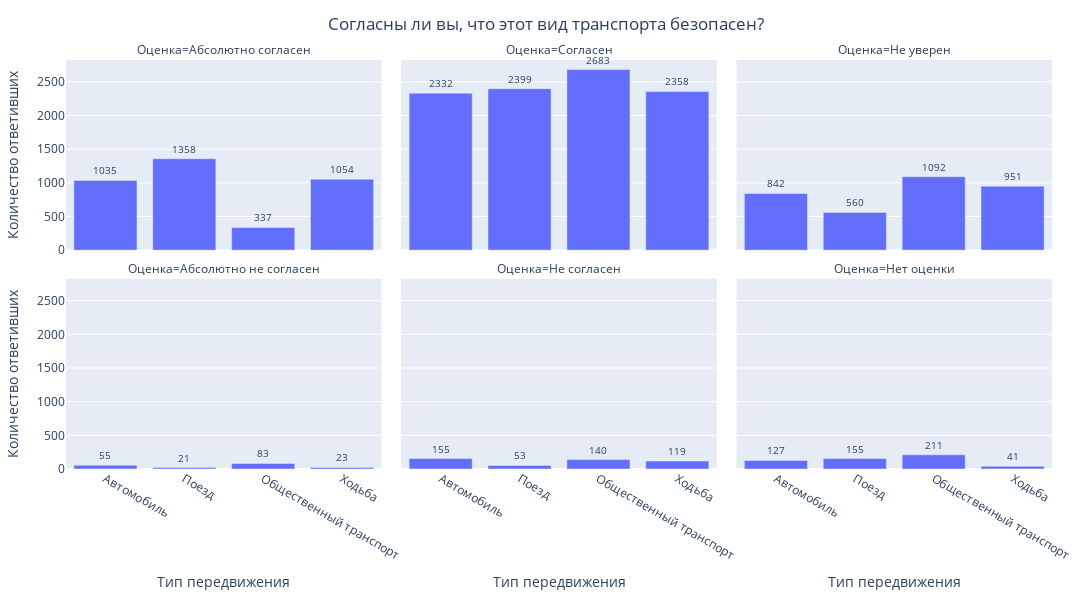

Notebook cell for this chart:
### Markdown cell above
### График 5 (Восприятие безопасности разных видов транспорта)

### Code cell
df51 = df.groupby('GEBRUIK_AUTO_STELLING4').size().reset_index()

df51 = df51.rename(columns = {'GEBRUIK_AUTO_STELLING4': 'Оценка безопасности автомобиля', 
                              0: 'Количество ответивших'})

df51.sort_values('Количество ответивших', ascending=False)

df51['Тип передвижения'] = 'Автомобиль'




df52 = df.groupby('GEBRUIK_TREIN_STELLING4').size().reset_index()

df52 = df52.rename(columns = {'GEBRUIK_TREIN_STELLING4': 'Оценка безопасности поезда', 
                              0: 'Количество ответивших'})

df52.sort_values('Количество ответивших', ascending=False)
df52['Тип передвижения'] = 'Поезд'


df53 = df.groupby('GEBRUIK_BTM_STELLING4').size().reset_index()

df53 = df53.rename(columns={'GEBRUIK_BTM_STELLING4': 'Оценка безопасности общественного транспорта', 
                            0: 'Количество ответивших'})

df53 = df53.sort_values('Количество ответивших', ascending=False)
df53['Тип передвижения'] = 'Общественный транспорт'




df54 = df.groupby('GEBRUIK_LOPEN_STELLING4').size().reset_index()
df54 = df54.rename(columns={'GEBRUIK_LOPEN_STELLING4': 'Оценка безопасности ходьбы', 
                            0: 'Количество ответивших'})
df54 = df54.sort_values('Количество ответивших', ascending=False)
df54['Тип передвижения'] = 'Ходьба'



df5 = pd.concat([df51, df52, df53, df54])

overall = sum(df51['Количество ответивших'])


print(overall)

df_long = pd.melt(
    df5,
    id_vars=['Количество ответивших', 'Тип передвижения'],
    value_vars=['Оценка безопасности автомобиля', 'Оценка безопасности поезда', 'Оценка безопасности общественного транспорта', 'Оценка безопасности ходьбы'],
    var_name='Тип оценки',
    value_name='Оценка'
)

# Удаление NaN значений
df_long.dropna(inplace=True)

# Вычисление долей в процентах
df_long['Доля'] = round((df_long['Количество ответивших'] / overall) * 100, 2)

# Замена категорий оценок
df_long['Оценка'] = df_long['Оценка'].replace({
    1: 'Абсолютно не согласен',
    2: 'Не согласен',
    3: 'Не уверен',
    4: 'Согласен',
    5: 'Абсолютно согласен',
    6: 'Нет оценки'
})

# Задание порядка категорий
order = ['Абсолютно согласен', 'Согласен', 'Не уверен', 'Абсолютно не согласен', 'Не согласен', 'Нет оценки']
df_long['Оценка'] = pd.Categorical(df_long['Оценка'], categories=order, ordered=True)

# Построение графика для количества поездок
fig3 = px.bar(
    df_long, 
    x='Тип передвижения', 
    y='Количество ответивших', 
    text='Количество ответивших',
    facet_col='Оценка',
    facet_col_wrap=3,
    height=600, 
    width=1400,
    category_orders={'Оценка': order}
)

fig3.update_traces(textfont_size=10, textposition='outside', cliponaxis=False)

fig3.update_layout(
    title={'text': 'Согласны ли вы, что этот вид транспорта безопасен?', 'x': 0.5},
    margin=dict(t=60, b=40, l=40, r=40),
    legend=dict(title='Тип передвижения', orientation='h', yanchor='bottom', y=-0.2, xanchor='center', x=0.5)
)

fig3.show()



#--------------ОТОБРАЗИМ ВСЕ В ДОЛЯХ----------------------
fig4 = px.bar(
    df_long, 
    x='Тип передвижения', 
    y='Доля', 
    text='Доля',
    facet_col='Оценка',
    facet_col_wrap=3,
    height=600, 
    width=1400,
    category_orders={'Оценка': order}
)

fig4.update_traces(
    textposition='outside',
    textfont=dict(size=12),  
    cliponaxis=False,  
    texttemplate='%{text}%', 
    offsetgroup=1 
)

fig4.update_layout(
    title={'text': 'Распределение восприятия безопасности транспорта по оценкам', 'x': 0.5},
    margin=dict(t=60, b=40, l=40, r=40),
    uniformtext_minsize=12,
    uniformtext_mode='show'  
)

fig4.show()

### Figure 1 — Plotly figure (JSON) as saved in the notebook; plotly's stock layout.template omitted (floating-point values rounded to 4 significant figures)
{"data": [{"cliponaxis": false, "hovertemplate": "Оценка=Абсолютно согласен<br>Тип передвижения=%{x}<br>Количество ответивших=%{text}<extra></extra>", "legendgroup": "", "marker": {"color": "#636efa", "pattern": {"shape": ""}}, "name": "", "orientation": "v", "showlegend": false, "text": [1035.0, 1358.0, 337.0, 1054.0], "textfont": {"size": 10}, "textposition": "outside", "type": "bar", "x": ["Автомобиль", "Поезд", "Общественный транспорт", "Ходьба"], "xaxis": "x4", "y": [1035, 1358, 337, 1054], "yaxis": "y4"}, {"cliponaxis": false, "hovertemplate": "Оценка=Согласен<br>Тип передвижения=%{x}<br>Количество ответивших=%{text}<extra></extra>", "legendgroup": "", "marker": {"color": "#636efa", "pattern": {"shape": ""}}, "name": "", "orientation": "v", "showlegend": false, "text": [2332.0, 2399.0, 2683.0, 2358.0], "textfont": {"size": 10}, "textposition": "outside", "type": "bar", "x": ["Автомобиль", "Поезд", "Общественный транспорт", "Ходьба"], "xaxis": "x5", "y": [2332, 2399, 2683, 2358], "yaxis": "y5"}, {"cliponaxis": false, "hovertemplate": "Оценка=Не уверен<br>Тип передвижения=%{x}<br>Количество ответивших=%{text}<extra></extra>", "legendgroup": "", "marker": {"color": "#636efa", "pattern": {"shape": ""}}, "name": "", "orientation": "v", "showlegend": false, "text": [842.0, 560.0, 1092.0, 951.0], "textfont": {"size": 10}, "textposition": "outside", "type": "bar", "x": ["Автомобиль", "Поезд", "Общественный транспорт", "Ходьба"], "xaxis": "x6", "y": [842, 560, 1092, 951], "yaxis": "y6"}, {"cliponaxis": false, "hovertemplate": "Оценка=Абсолютно не согласен<br>Тип передвижения=%{x}<br>Количество ответивших=%{text}<extra></extra>", "legendgroup": "", "marker": {"color": "#636efa", "pattern": {"shape": ""}}, "name": "", "orientation": "v", "showlegend": false, "text": [55.0, 21.0, 83.0, 23.0], "textfont": {"size": 10}, "textposition": "outside", "type": "bar", "x": ["Автомобиль", "Поезд", "Общественный транспорт", "Ходьба"], "xaxis": "x", "y": [55, 21, 83, 23], "yaxis": "y"}, {"cliponaxis": false, "hovertemplate": "Оценка=Не согласен<br>Тип передвижения=%{x}<br>Количество ответивших=%{text}<extra></extra>", "legendgroup": "", "marker": {"color": "#636efa", "pattern": {"shape": ""}}, "name": "", "orientation": "v", "showlegend": false, "text": [155.0, 53.0, 140.0, 119.0], "textfont": {"size": 10}, "textposition": "outside", "type": "bar", "x": ["Автомобиль", "Поезд", "Общественный транспорт", "Ходьба"], "xaxis": "x2", "y": [155, 53, 140, 119], "yaxis": "y2"}, {"cliponaxis": false, "hovertemplate": "Оценка=Нет оценки<br>Тип передвижения=%{x}<br>Количество ответивших=%{text}<extra></extra>", "legendgroup": "", "marker": {"color": "#636efa", "pattern": {"shape": ""}}, "name": "", "orientation": "v", "showlegend": false, "text": [127.0, 155.0, 211.0, 41.0], "textfont": {"size": 10}, "textposition": "outside", "type": "bar", "x": ["Автомобиль", "Поезд", "Общественный транспорт", "Ходьба"], "xaxis": "x3", "y": [127, 155, 211, 41], "yaxis": "y3"}], "layout": {"annotations": [{"font": {}, "showarrow": false, "text": "Оценка=Абсолютно не согласен", "x": 0.16, "xanchor": "center", "xref": "paper", "y": 0.465, "yanchor": "bottom", "yref": "paper"}, {"font": {}, "showarrow": false, "text": "Оценка=Не согласен", "x": 0.5, "xanchor": "center", "xref": "paper", "y": 0.465, "yanchor": "bottom", "yref": "paper"}, {"font": {}, "showarrow": false, "text": "Оценка=Нет оценки", "x": 0.84, "xanchor": "center", "xref": "paper", "y": 0.465, "yanchor": "bottom", "yref": "paper"}, {"font": {}, "showarrow": false, "text": "Оценка=Абсолютно согласен", "x": 0.16, "xanchor": "center", "xref": "paper", "y": 1.0, "yanchor": "bottom", "yref": "paper"}, {"font": {}, "showarrow": false, "text": "Оценка=Согласен", "x": 0.5, "xanchor": "center", "xref": "paper", "y": 1.0, "yanchor": "bottom", "yref": "paper"}, {"font": {}, "showarrow": false, "text": "Оценка=Не уверен", "x": 0.84, "xanchor": "center", "xref": "paper", "y": 1.0, "yanchor": "bottom", "yref": "paper"}], "barmode": "relative", "height": 600, "legend": {"orientation": "h", "title": {"text": "Тип передвижения"}, "tracegroupgap": 0, "x": 0.5, "xanchor": "center", "y": -0.2, "yanchor": "bottom"}, "margin": {"b": 40, "l": 40, "r": 40, "t": 60}, "title": {"text": "Согласны ли вы, что этот вид транспорта безопасен?", "x": 0.5}, "width": 1400, "xaxis": {"anchor": "y", "domain": [0, 0.32], "title": {"text": "Тип передвижения"}}, "xaxis2": {"anchor": "y2", "domain": [0.34, 0.66], "matches": "x", "title": {"text": "Тип передвижения"}}, "xaxis3": {"anchor": "y3", "domain": [0.68, 1.0], "matches": "x", "title": {"text": "Тип передвижения"}}, "xaxis4": {"anchor": "y4", "domain": [0, 0.32], "matches": "x", "showticklabels": false}, "xaxis5": {"anchor": "y5", "domain": [0.34, 0.66], "matches": "x", "showticklabels": false}, "xaxis6": {"anchor": "y6", "domain": [0.68, 1.0], "matches": "x", "showticklabels": false}, "yaxis": {"anchor": "x", "domain": [0, 0.465], "title": {"text": "Количество ответивших"}}, "yaxis2": {"anchor": "x2", "domain": [0, 0.465], "matches": "y", "showticklabels": false}, "yaxis3": {"anchor": "x3", "domain": [0, 0.465], "matches": "y", "showticklabels": false}, "yaxis4": {"anchor": "x4", "domain": [0.535, 1.0], "matches": "y", "title": {"text": "Количество ответивших"}}, "yaxis5": {"anchor": "x5", "domain": [0.535, 1.0], "matches": "y", "showticklabels": false}, "yaxis6": {"anchor": "x6", "domain": [0.535, 1.0], "matches": "y", "showticklabels": false}}}
